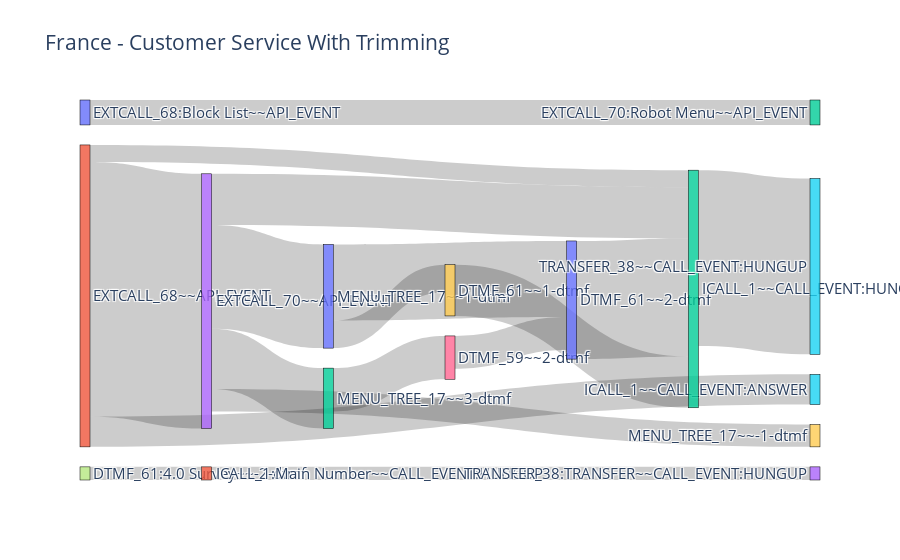

Notebook cell for this chart:
### Code cell
flow.plot(10, f"{FlowName} With Trimming").show()

### Figure 1 — Plotly figure (JSON) as saved in the notebook; plotly's stock layout.template omitted (floating-point values rounded to 4 significant figures)
{"data": [{"link": {"hovertemplate": "%{value} unique users went from %{source.label} to %{target.label}.<br /><br />It took them %{label} in average to reach this point from the start of the flow.<extra></extra>", "label": ["0 days 00:00:00", "0 days 00:00:00", "0 days 00:00:00", "0 days 00:00:04", "0 days 00:00:04", "0 days 00:00:04", "0 days 00:00:04", "0 days 00:00:37", "0 days 00:00:36", "0 days 00:00:19", "0 days 00:00:41", "0 days 00:00:27", "0 days 00:00:18", "0 days 00:07:06", "0 days 00:00:00", "0 days 00:00:37", "0 days 00:07:55"], "source": [1, 1, 1, 3, 3, 3, 3, 16, 20, 12, 19, 10, 10, 22, 0, 17, 21], "target": [3, 5, 22, 12, 9, 10, 22, 20, 22, 16, 22, 19, 20, 25, 2, 21, 23], "value": [194, 23, 13, 46, 17, 79, 39, 25, 90, 33, 39, 21, 58, 134, 19, 10, 10]}, "node": {"label": ["EXTCALL_68:Block List~~API_EVENT", "EXTCALL_68~~API_EVENT", "EXTCALL_70:Robot Menu~~API_EVENT", "EXTCALL_70~~API_EVENT", "ICALL_1:Main Number~~CALL_EVENT:ANSWER", "ICALL_1~~CALL_EVENT:ANSWER", "MENU_TREE_17:3.1 Main Menu~~1-dtmf", "MENU_TREE_17:3.1 Main Menu~~2-dtmf", "MENU_TREE_17:3.1 Main Menu~~3-dtmf", "MENU_TREE_17~~-1-dtmf", "MENU_TREE_17~~1-dtmf", "MENU_TREE_17~~2-dtmf", "MENU_TREE_17~~3-dtmf", "DTMF_59:8.0 Fault Code~~-2-dtmf", "DTMF_59~~-1-dtmf", "DTMF_59~~1-dtmf", "DTMF_59~~2-dtmf", "DTMF_61:4.0 Survey~~-2-dtmf", "DTMF_61~~-1-dtmf", "DTMF_61~~1-dtmf", "DTMF_61~~2-dtmf", "ICALL_1:Main Number~~CALL_EVENT:HUNGUP", "ICALL_1~~CALL_EVENT:HUNGUP", "TRANSFER_38:TRANSFER~~CALL_EVENT:HUNGUP", "TRANSFER_38~~CALL_EVENT:ANSWER", "TRANSFER_38~~CALL_EVENT:HUNGUP"], "line": {"color": "black", "width": 0.5}, "thickness": 10}, "type": "sankey"}], "layout": {"autosize": true, "font": {"size": 15}, "plot_bgcolor": "white", "title": {"text": "France - Customer Service With Trimming"}}}
